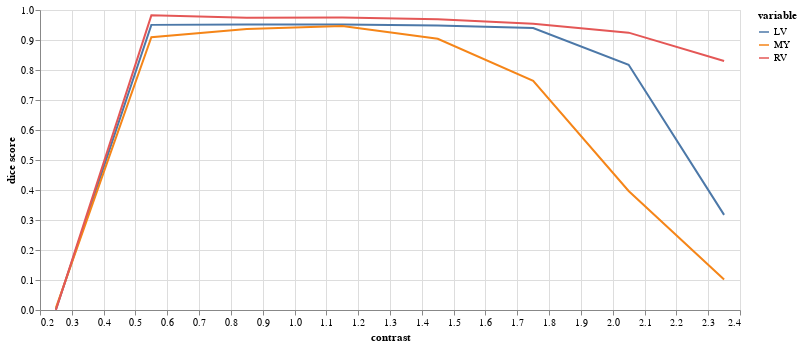

Here is the notebook cell this chart was saved with:
### Code cell
(alt
 .Chart(results.melt(id_vars=['contrast'],value_vars=['LV','MY','RV'],value_name='dice score'))
 .mark_line()
 .encode(
     x="contrast",
     y="dice score",
     color="variable",
     tooltip="dice score"
 )
 .properties(width=700,height=300)
 .interactive()
)

### Figure 1 — Vega-Lite specification as saved in the notebook (floating-point values rounded to 4 significant figures)
{"config": {"view": {"continuousWidth": 400, "continuousHeight": 300}}, "data": {"name": "data-4c91d1129f3a3940b2add8e74c0ec80a"}, "mark": "line", "encoding": {"color": {"field": "variable", "type": "nominal"}, "tooltip": {"field": "dice score", "type": "quantitative"}, "x": {"field": "contrast", "type": "quantitative"}, "y": {"field": "dice score", "type": "quantitative"}}, "height": 300, "selection": {"selector005": {"type": "interval", "bind": "scales", "encodings": ["x", "y"]}}, "width": 700, "$schema": "https://vega.github.io/schema/vega-lite/v4.17.0.json", "datasets": {"data-4c91d1129f3a3940b2add8e74c0ec80a": [{"contrast": 0.25, "variable": "LV", "dice score": 0.001951}, {"contrast": 0.55, "variable": "LV", "dice score": 0.9504}, {"contrast": 0.85, "variable": "LV", "dice score": 0.9518}, {"contrast": 1.15, "variable": "LV", "dice score": 0.9515}, {"contrast": 1.45, "variable": "LV", "dice score": 0.9481}, {"contrast": 1.75, "variable": "LV", "dice score": 0.94}, {"contrast": 2.05, "variable": "LV", "dice score": 0.8175}, {"contrast": 2.35, "variable": "LV", "dice score": 0.3172}, {"contrast": 0.25, "variable": "MY", "dice score": 0.007168}, {"contrast": 0.55, "variable": "MY", "dice score": 0.9093}, {"contrast": 0.85, "variable": "MY", "dice score": 0.9366}, {"contrast": 1.15, "variable": "MY", "dice score": 0.9468}, {"contrast": 1.45, "variable": "MY", "dice score": 0.9041}, {"contrast": 1.75, "variable": "MY", "dice score": 0.7641}, {"contrast": 2.05, "variable": "MY", "dice score": 0.3966}, {"contrast": 2.35, "variable": "MY", "dice score": 0.1018}, {"contrast": 0.25, "variable": "RV", "dice score": 0.0}, {"contrast": 0.55, "variable": "RV", "dice score": 0.9821}, {"contrast": 0.85, "variable": "RV", "dice score": 0.9743}, {"contrast": 1.15, "variable": "RV", "dice score": 0.9749}, {"contrast": 1.45, "variable": "RV", "dice score": 0.9693}, {"contrast": 1.75, "variable": "RV", "dice score": 0.9538}, {"contrast": 2.05, "variable": "RV", "dice score": 0.9245}, {"contrast": 2.35, "variable": "RV", "dice score": 0.8298}]}}
